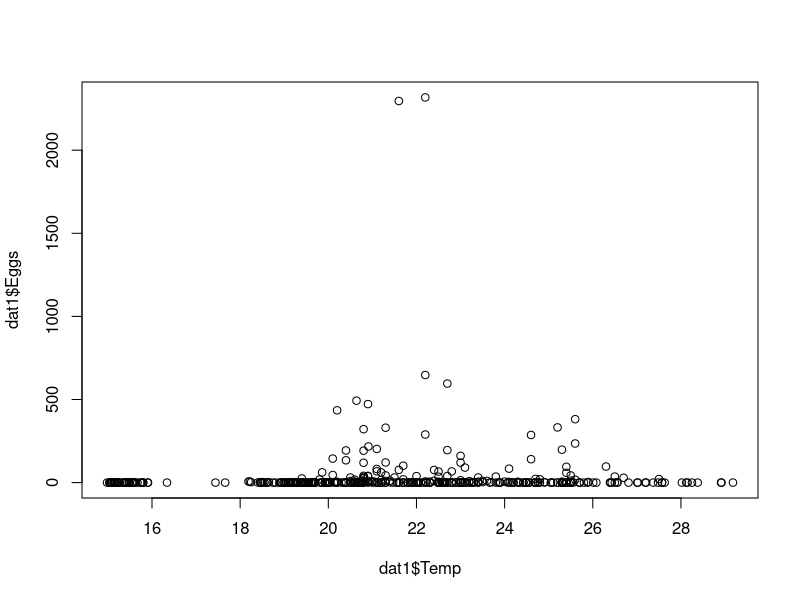
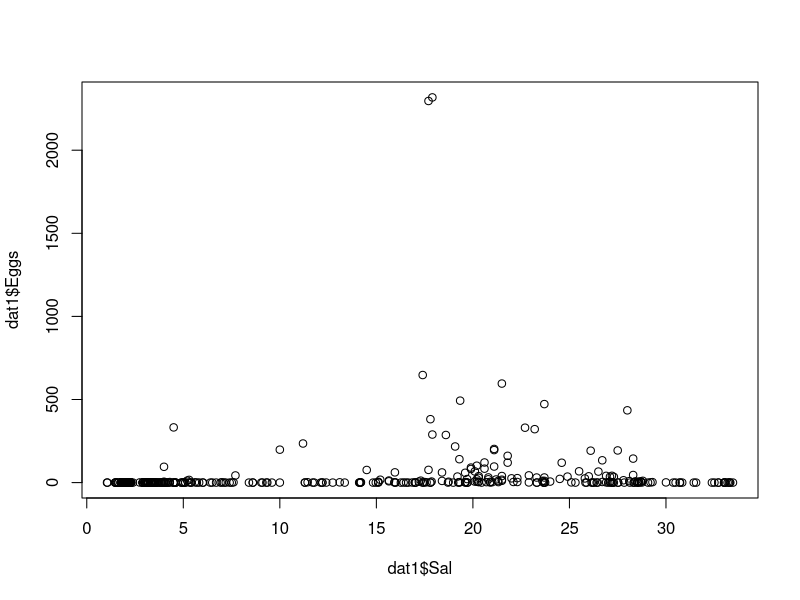
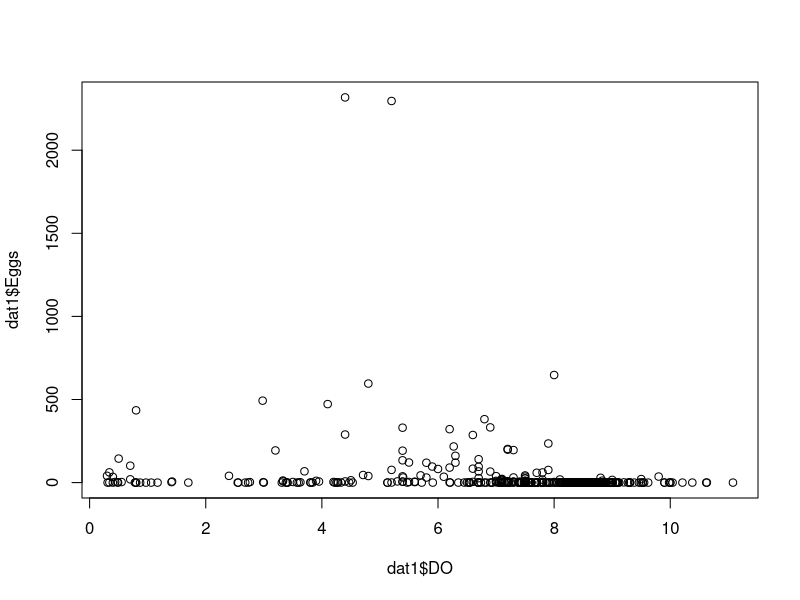
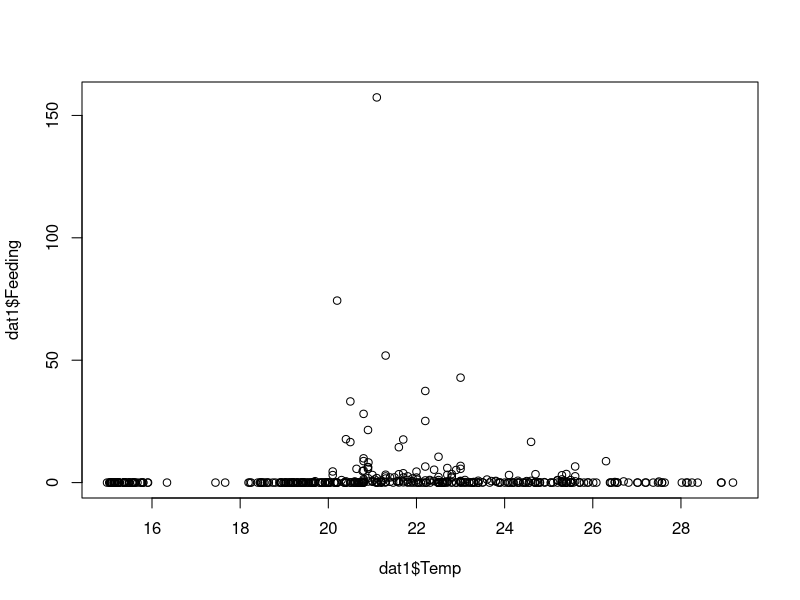
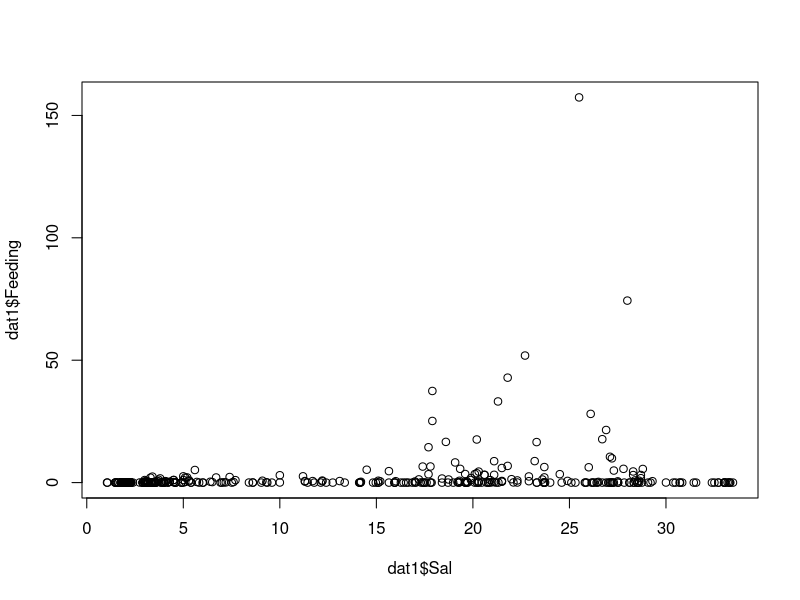
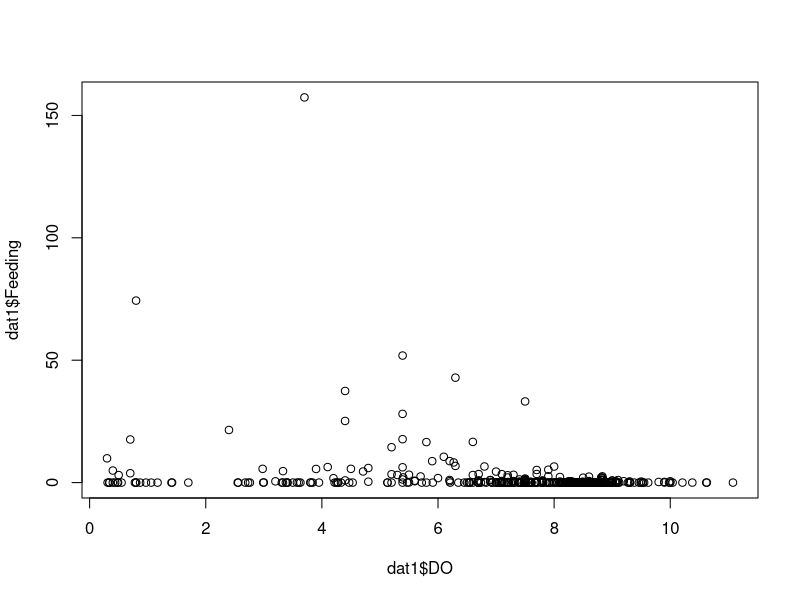
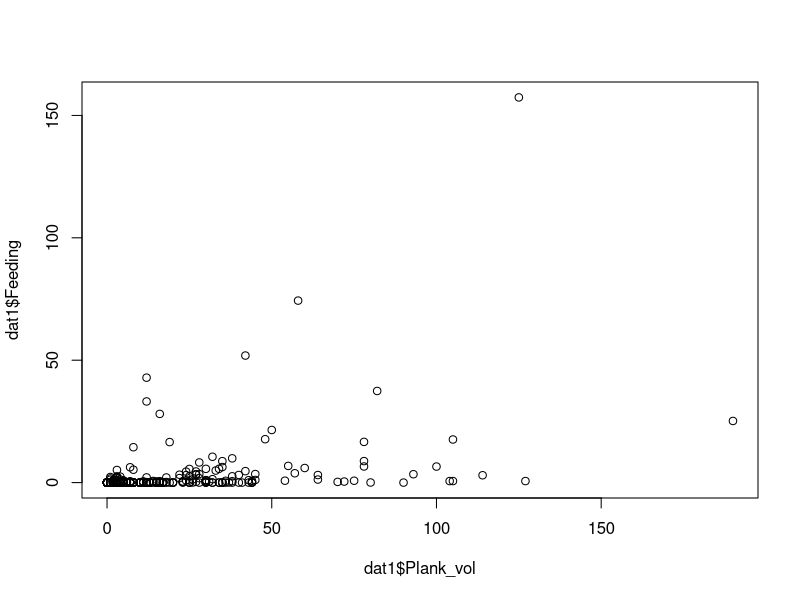
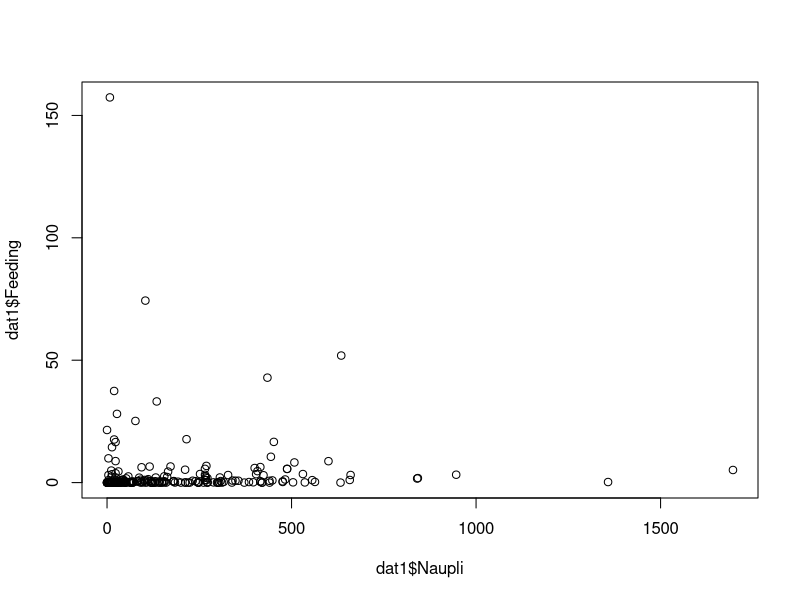

Source code (R) for these figures, in order: (Note: this script raises an error after producing the figures.)
# Williams et al 2019 
# Update Feb 2019

rm(list=ls())


##### Data preperation and exploration

library(tidyverse)



# read in data
dat <- read_csv("Data/Blackwood-data.csv")

# dat1 = only samples where data for prey IS available

# dat2 = 'plugging' NAs in predictor variable purely for data exploration
# dat3 = prey NOT included as a factor


# dat1 exploration
dat1 <- as.data.frame(dat)
glimpse(dat1)

plot(dat1$Temp, dat1$Eggs)
plot(dat1$Sal, dat1$Eggs)
plot(dat1$DO, dat1$Eggs)

plot(dat1$Temp, dat1$Feeding)
plot(dat1$Sal, dat1$Feeding)
plot(dat1$DO, dat1$Feeding)

plot(dat1$Plank_vol, dat1$Feeding)
plot(dat1$Naupli, dat1$Feeding)

hist(dat$Eggs)
hist(dat1$Yolk_sac)
hist(dat1$Feeding)

# dat2 exploration
dat2 <- dat1
str(dat2)
colSums(is.na(dat2))  

set.seed(12345678)

Extract <- dat2 %>% sele %>% 
  rfImputeUnsupervised() %>% 
  within({
    Turb <- round(Turb)
    Naupli <- round(Naupli)
  })
dat2[.,names(Extract)] <- Extract
